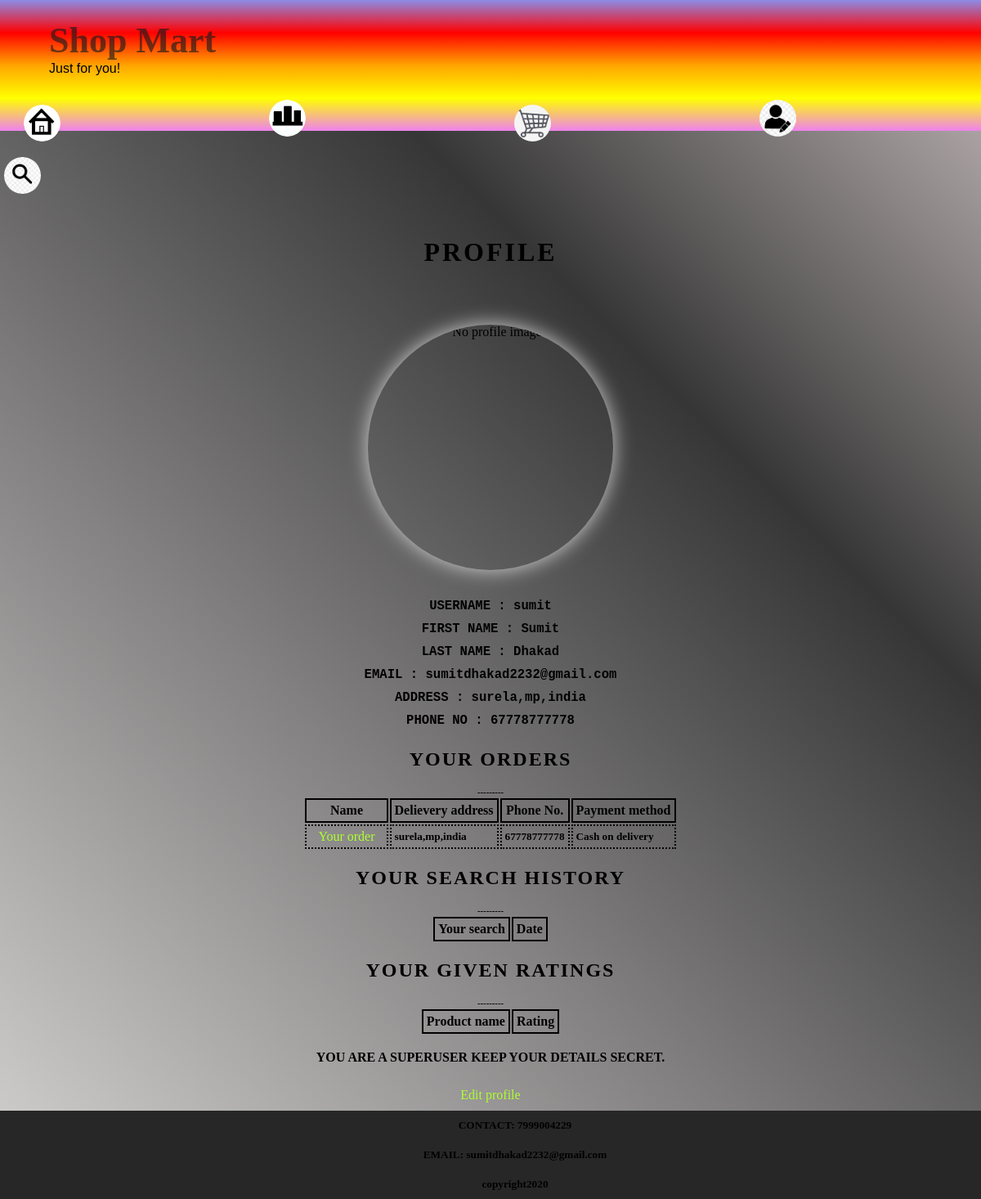
Screenshot of /account (signed in) with the database file from the repository.
### home/models.py (models this page shows)
class profile(models.Model):
    Username = models.CharField(max_length=100)
    Image = models.ImageField(upload_to='uploadedprofileimage',null=True)
    Address = models.TextField(null=True)
    Phoneno = models.IntegerField(null=True)

class carts(models.Model):
    Username = models.CharField(max_length=100)
    Address = models.TextField()
    Phoneno = models.IntegerField()
    PaymentMethod = models.CharField(max_length=50)
    Items = models.ManyToManyField(cartitem)

### home/views.py (the view)
# urls.py: path('account', views.account, name='account'),
def account(request):
    username = request.user.username
    userdata= User.objects.values()
    for i in userdata:
        if i['username']==username:
            userdata=i
            break
    try:
        profiledata=list(profile.objects.filter(Username=username))[0]
    except:
        profiledata=None
    context = {
        'logined':True,
        'username':userdata['username'],
        'firstname':userdata['first_name'],
        'lastname':userdata['last_name'],
        'email':userdata['email'],
        'superuser':userdata['is_superuser'],
        'userdata':userdata,
        'profiledata':profiledata,
        'searchdata':list(searched.objects.filter(Username=username)),
        'cartdata':list(carts.objects.filter(Username=username)),
        'ratingdata':list(ratings.objects.filter(Username=username)),
        'catagories':list(catagory.objects.filter(onHomeScreen=True))
    }
    return render(request,'account.html',context)

### templates/account.html (shortened to what this page needs)
{% extends 'base.html' %}
{% load static %}
{% block content %}
<link rel="stylesheet" href="{% static 'css files/account.css' %}">
<div class="accountitem">
    <h1>PROFILE</h1>
    <img src="media/{{profiledata.Image}}" alt="No profile image">
    <h3>USERNAME : {{ username }}</h3>
    <h3>FIRST NAME : {{ firstname }}</h3>
    <h3>LAST NAME : {{ lastname }}</h3>
    <h3>EMAIL : {{ email }}</h3>
    <h3>ADDRESS : {{ profiledata.Address }}</h3>
    <h3>PHONE NO : {{ profiledata.Phoneno }}</h3>
    <h2>YOUR ORDERS</h2>
    <h6>---------</h6>
    <table>
        <tr>
            <th>Name</th>
            <th>Delievery address</th>
            <th>Phone No.</th>
            <th>Payment method</th>
        </tr>
        {% for data in cartdata %}
        <tr>
            <td><a href="/YourOrder/{{data.id}}">Your order</a></td>
            <td><h5>{{ data.Address }}</h5></td>
            <td><h5>{{ data.Phoneno }}</h5></td>
            <td><h5>{{ data.PaymentMethod }}</h5></td>
        </tr>
        {% endfor %}
    </table>
    <h2>YOUR SEARCH HISTORY</h2>
    <h6>---------</h6>
    <table>
        <tr>
            <th>Your search</th>
            <th>Date</th>
        </tr>
    </table>
    <h2>YOUR GIVEN RATINGS</h2>
    <h6>---------</h6>
    <table>
        <tr>
            <th>Product name</th>
            <th>Rating</th>
        </tr>
    </table>
    {%if superuser %}
    <br>
    <h4>YOU ARE A SUPERUSER KEEP YOUR DETAILS SECRET.</h4>
    <br>
    {% endif %}
    <a href="edit">Edit profile</a>
</div>
{% endblock %}

### assets/css files/base.css (style rules this page uses)
* { background-color: rgb(238, 237, 245); margin: 0%; padding: 0%; }
body { padding: 0%; margin: 0%; }

### assets/css files/account.css (style rules this page uses)
* { background: transparent; }
.accountitem { display: flex; flex-direction: column; justify-content: center; align-content: center; align-items: center; }
.accountitem img { width: 300px; height: 300px; border-radius: 50%; box-shadow: 0 0 25px lightgrey; margin: 30px; text-align: center; }
.accountitem h1 { font-family: cursive; letter-spacing: 3px; background: transparent; padding: 40px; font-weight: bold; }
.accountitem h3 { font-family: monospace; padding: 5px; font-size: larger; }
.accountitem h2 { padding: 20px; font-weight: bolder; font-family: cursive; letter-spacing: 2px; }
.accountitem a { text-decoration: none; margin: 10px; color: greenyellow; }
.accountitem h5 { font-family: serif; }
th { border: 2px solid black; padding: 4px; }
td { border: 2px dotted black; padding: 4px; }

### rows the page displays
profile: Address "surela,mp,india", Phoneno "67778777778"
carts: Address "surela,mp,india", Phoneno "67778777778", PaymentMethod "Cash on delivery"

### other values shown
{{ username }} "sumit"
{{ firstname }} "Sumit"
{{ lastname }} "Dhakad"
{{ email }} "sumitdhakad2232@gmail.com"
